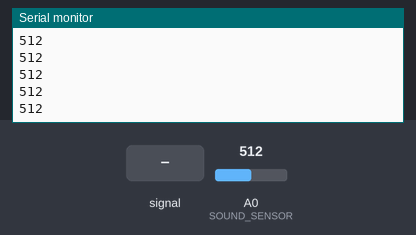
Simulated run of this sketch. Board: Arduino Uno, built with avr-gcc and run on an emulated ATmega328P. Parts: the last lines printed to the serial monitor. The inputs (shaded band) are chosen by the test bench; at power-on: A0 (SOUND_SENSOR) = 512.

Above: at 1.2 s.
1.3 s: A0 (SOUND_SENSOR) fed a 200 Hz sine of ±81 counts around its level
At 1.8 s:
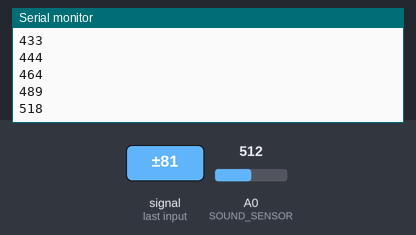
2.8 s: A0 (SOUND_SENSOR) set to 716
At 3.8 s:
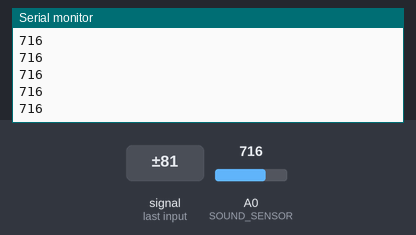
4.3 s: A0 (SOUND_SENSOR) fed a 1000 Hz sine of ±255 counts around its level
5.8 s: A0 (SOUND_SENSOR) set to 900
At 6.6 s:
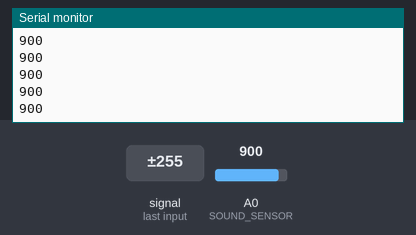
Timing chart, 0 to 8.3 s (numbered marks = the images above; inputs shaded):
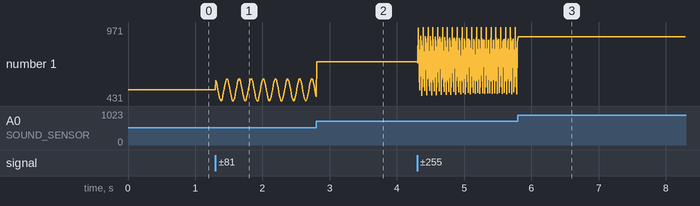

Measured:
- after the input at 1.3 s, the serial monitor: prints a new line at once (image 1)
- plotted number 1: 512 → 462 after the input at 1.3 s

The sketch:

sound_sensor_test.ino
```cpp
int SOUND_SENSOR = A0;

//int led = 7;

int threshold = 25; //감도조절

int Sensor_value;


void setup() {

  Serial.begin(9600); // 시리얼모니터 출력

  pinMode(SOUND_SENSOR, INPUT);

  //pinMode(led, OUTPUT);

}


void loop() {

  Sensor_value = analogRead(A0);   // Analog PIN A0에서 입력값을 읽어와서 Sensor_value에 저장

  Serial.println(Sensor_value);   // 시리얼모니터에 감도표시

  delay(10);
}
```
